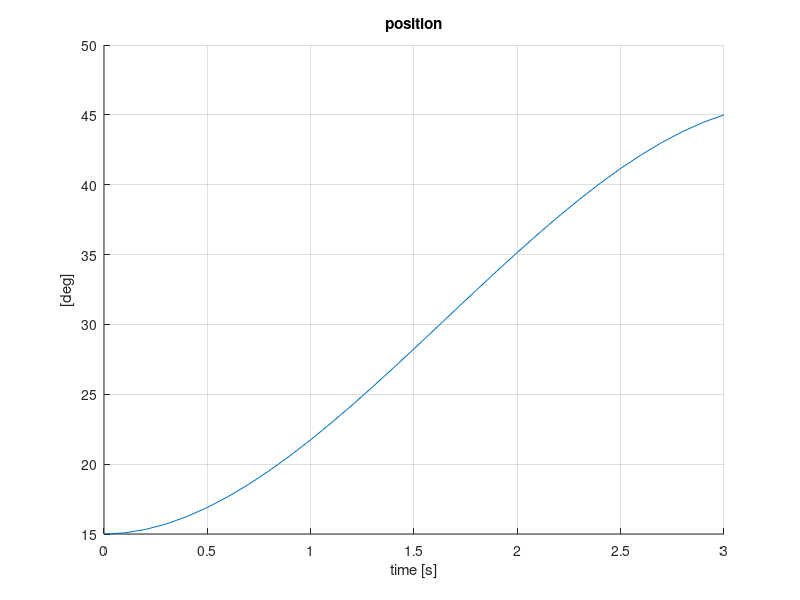
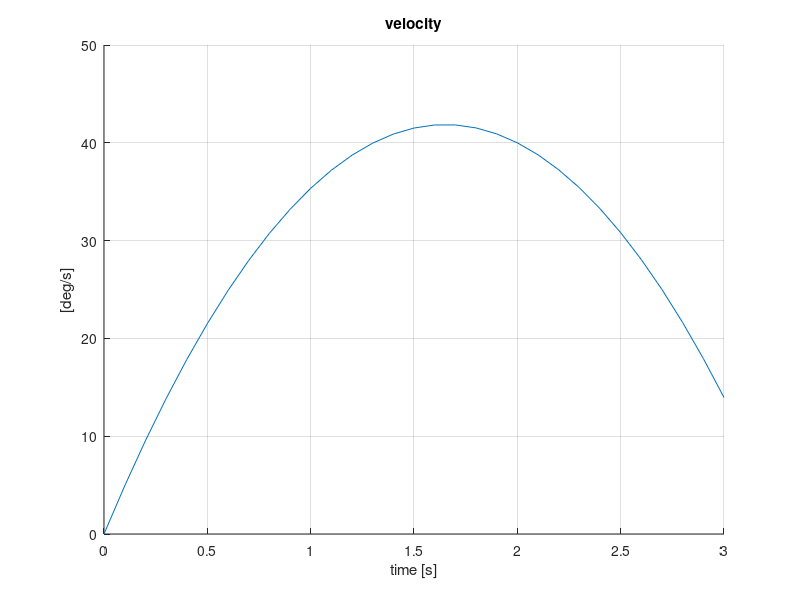
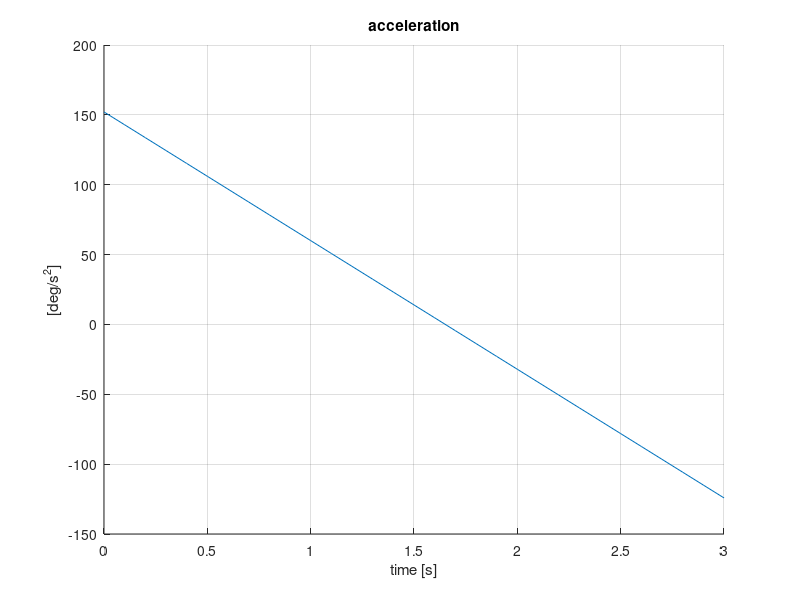

Source code (MATLAB) for these figures, in order:
%% Plot cubic polynomial

% time
T=3;
t=[0:0.1:T];

% cubic polynomial
q0=15; q1=45; dq=q1-q0;
v0=0; v1=0;
a=-1.5348; b=2.5348

% position
qp= q0+dq*(a*(t/T).^3 + b*(t/T).^2)

figure
hold on
plot(t,qp);grid; title('position');xlabel('time [s]');ylabel('[deg]')
pause;

% velocity
qv= dq*(3*a*(t/T).^2 + 2*b*(t/T))

figure
hold on
plot(t,qv);grid; title('velocity');xlabel('time [s]');ylabel('[deg/s]')
pause;

% acceleration
qa=dq*(6*a*(t/T)+ 2*b)

figure
hold on
plot(t,qa);grid; title('acceleration');xlabel('time [s]');ylabel('[deg/s^2]')
pause;
